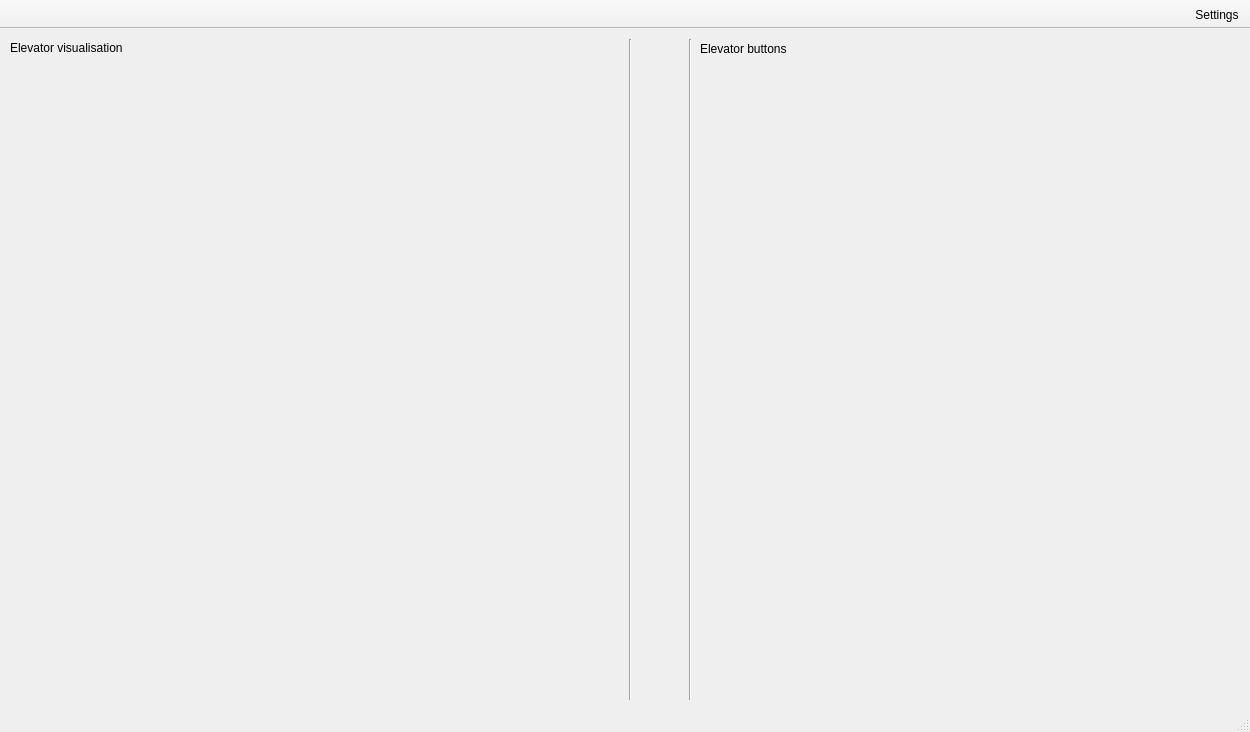
<?xml version="1.0" encoding="UTF-8"?>
<ui version="4.0">
 <class>ElevatorManager</class>
 <widget class="QMainWindow" name="ElevatorManager">
  <property name="geometry">
   <rect>
    <x>0</x>
    <y>0</y>
    <width>1250</width>
    <height>732</height>
   </rect>
  </property>
  <property name="windowTitle">
   <string>ElevatorManager</string>
  </property>
  <widget class="QWidget" name="centralWidget">
   <widget class="QWidget" name="horizontalLayoutWidget">
    <property name="geometry">
     <rect>
      <x>10</x>
      <y>40</y>
      <width>611</width>
      <height>631</height>
     </rect>
    </property>
    <layout class="QHBoxLayout" name="elevatorsView"/>
   </widget>
   <widget class="QWidget" name="verticalLayoutWidget">
    <property name="geometry">
     <rect>
      <x>700</x>
      <y>90</y>
      <width>541</width>
      <height>581</height>
     </rect>
    </property>
    <layout class="QVBoxLayout" name="buttonsView"/>
   </widget>
   <widget class="Line" name="line">
    <property name="geometry">
     <rect>
      <x>620</x>
      <y>10</y>
      <width>20</width>
      <height>661</height>
     </rect>
    </property>
    <property name="orientation">
     <enum>Qt::Vertical</enum>
    </property>
   </widget>
   <widget class="QLabel" name="label">
    <property name="geometry">
     <rect>
      <x>700</x>
      <y>10</y>
      <width>431</width>
      <height>20</height>
     </rect>
    </property>
    <property name="text">
     <string>Elevator buttons</string>
    </property>
   </widget>
   <widget class="QLabel" name="label_2">
    <property name="geometry">
     <rect>
      <x>10</x>
      <y>10</y>
      <width>231</width>
      <height>17</height>
     </rect>
    </property>
    <property name="text">
     <string>Elevator visualisation</string>
    </property>
   </widget>
   <widget class="Line" name="line_2">
    <property name="geometry">
     <rect>
      <x>680</x>
      <y>10</y>
      <width>20</width>
      <height>661</height>
     </rect>
    </property>
    <property name="orientation">
     <enum>Qt::Vertical</enum>
    </property>
   </widget>
   <widget class="QWidget" name="verticalLayoutWidget_2">
    <property name="geometry">
     <rect>
      <x>640</x>
      <y>90</y>
      <width>41</width>
      <height>581</height>
     </rect>
    </property>
    <layout class="QVBoxLayout" name="waitingList"/>
   </widget>
  </widget>
  <widget class="QToolBar" name="mainToolBar">
   <property name="layoutDirection">
    <enum>Qt::RightToLeft</enum>
   </property>
   <property name="movable">
    <bool>false</bool>
   </property>
   <property name="allowedAreas">
    <set>Qt::NoToolBarArea</set>
   </property>
   <property name="floatable">
    <bool>false</bool>
   </property>
   <attribute name="toolBarArea">
    <enum>TopToolBarArea</enum>
   </attribute>
   <attribute name="toolBarBreak">
    <bool>false</bool>
   </attribute>
   <addaction name="settingsButton"/>
  </widget>
  <widget class="QStatusBar" name="statusBar"/>
  <action name="settingsButton">
   <property name="text">
    <string>Settings</string>
   </property>
  </action>
 </widget>
 <layoutdefault spacing="6" margin="11"/>
 <resources/>
 <connections/>
</ui>
